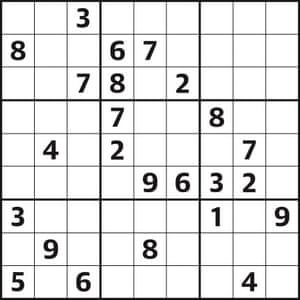
#> input picture AI/opencvproj/d5/sudoku_puzzle.jpg, 300 x 300 px
$ python canny.py
#> lines starting #> are read from the running program, lines starting #| are printed output that depends on the picture
import cv2
img = cv2.imread('sudoku_puzzle.jpg')
#> img is the input picture: shape (300, 300, 3); mean B, G, R 225.1, 225, 225.1

canny=cv2.Canny(img,100,250)
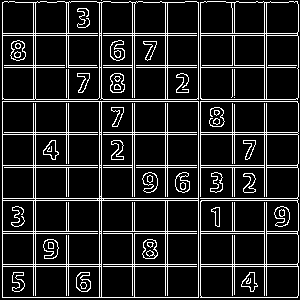
#> canny: shape (300, 300); 13.7% white in thin lines or dots


cv2.imshow('Canny Final Image',canny)
#> (the run stopped early here; a loop or call above may not have finished)
